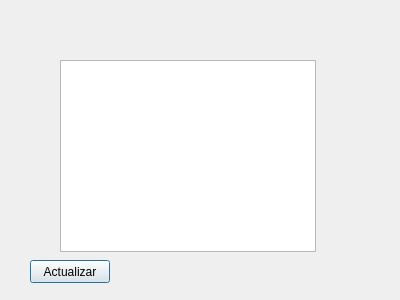
<?xml version="1.0" encoding="UTF-8"?>
<ui version="4.0">
 <class>ReguistrosDeDatos</class>
 <widget class="QDialog" name="ReguistrosDeDatos">
  <property name="geometry">
   <rect>
    <x>0</x>
    <y>0</y>
    <width>400</width>
    <height>300</height>
   </rect>
  </property>
  <property name="windowTitle">
   <string>Dialog</string>
  </property>
  <widget class="QTableView" name="tableView">
   <property name="geometry">
    <rect>
     <x>60</x>
     <y>60</y>
     <width>256</width>
     <height>192</height>
    </rect>
   </property>
  </widget>
  <widget class="QPushButton" name="pushButton">
   <property name="geometry">
    <rect>
     <x>30</x>
     <y>260</y>
     <width>80</width>
     <height>23</height>
    </rect>
   </property>
   <property name="text">
    <string>Actualizar</string>
   </property>
  </widget>
 </widget>
 <resources/>
 <connections/>
</ui>
